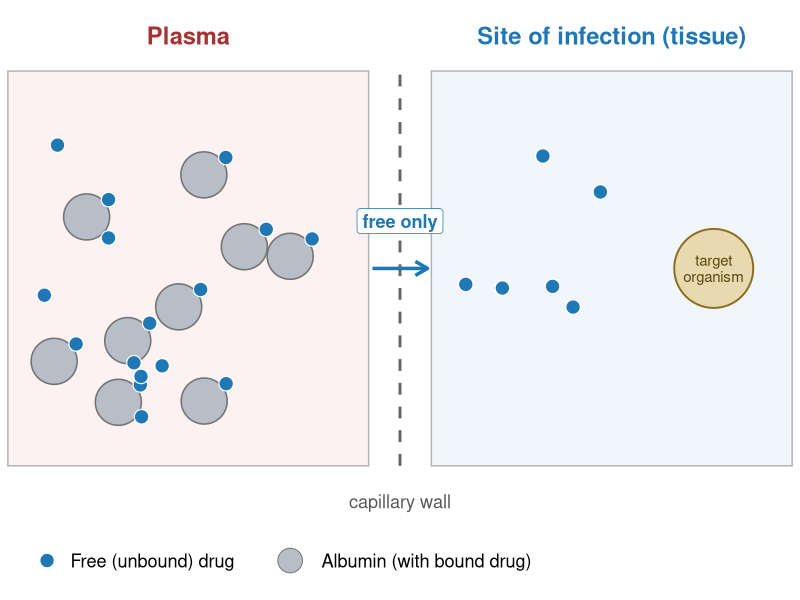

Recreate this plot in R.
# =============================================================================
# Free vs protein-bound drug: only unbound drug crosses the capillary wall
# Schematic with randomly placed (simulated) molecules. Illustrative only.
# =============================================================================

suppressPackageStartupMessages({
  library(dplyr)
  library(ggplot2)
})

set.seed(2026)

# Plasma compartment: x in [0, 4.6]; tissue (site of infection): x in [5.4, 10]
n_alb  <- 9      # albumin molecules, each with one bound drug molecule
n_free <- 7      # free drug in plasma
n_tis  <- 6      # free drug that has reached tissue

alb <- tibble(x = runif(n_alb, 0.5, 4.1), y = runif(n_alb, 0.8, 4.2)) |>
  mutate(bx = x + 0.28, by = y + 0.22)

free_plasma <- tibble(x = runif(n_free, 0.4, 4.2), y = runif(n_free, 0.6, 4.4))
free_tissue <- tibble(x = runif(n_tis, 5.8, 8.2), y = runif(n_tis, 0.6, 4.4))

bact <- tibble(x = 9.0, y = 2.5)

col_drug <- "#1f77b4"
col_alb  <- "#b7bec7"

p <- ggplot() +
  annotate("rect", xmin = 0, xmax = 4.6, ymin = 0, ymax = 5,
           fill = "#fdf1f1", color = "grey70") +
  annotate("rect", xmin = 5.4, xmax = 10, ymin = 0, ymax = 5,
           fill = "#f1f6fb", color = "grey70") +
  annotate("segment", x = 5, xend = 5, y = 0, yend = 5,
           linetype = "dashed", color = "grey40", linewidth = 1) +
  annotate("text", x = 2.3, y = 5.45, label = "Plasma", fontface = "bold",
           size = 6, color = "#a83232") +
  annotate("text", x = 7.7, y = 5.45, label = "Site of infection (tissue)",
           fontface = "bold", size = 6, color = "#1f77b4") +
  annotate("text", x = 5, y = -0.45, label = "capillary wall", size = 4.6,
           color = "grey35") +
  geom_point(data = alb, aes(x, y), shape = 21, size = 15, fill = col_alb,
             color = "grey45", stroke = 0.8) +
  geom_point(data = alb, aes(bx, by), shape = 21, size = 4.5, fill = col_drug,
             color = "white", stroke = 0.6) +
  geom_point(data = free_plasma, aes(x, y), shape = 21, size = 4.5,
             fill = col_drug, color = "white", stroke = 0.6) +
  geom_point(data = free_tissue, aes(x, y), shape = 21, size = 4.5,
             fill = col_drug, color = "white", stroke = 0.6) +
  # Free drug crossing the wall
  annotate("segment", x = 4.65, xend = 5.35, y = 2.5, yend = 2.5,
           arrow = arrow(length = unit(0.14, "in")), color = col_drug,
           linewidth = 1.2) +
  annotate("label", x = 5, y = 3.1, label = "free only", size = 4.6,
           color = col_drug, fontface = "bold", fill = "white", linewidth = 0) +
  # Bacterium (target) in tissue
  geom_point(data = bact, aes(x, y), shape = 21, size = 26, fill = "#e8d9b0",
             color = "#8a6d1f", stroke = 1) +
  annotate("text", x = 9.0, y = 2.5, label = "target\norganism", size = 3.8,
           color = "#5a4710", lineheight = 0.9) +
  # Legend
  annotate("point", x = 0.5, y = -1.2, shape = 21, size = 4.5, fill = col_drug,
           color = "white") +
  annotate("text", x = 0.8, y = -1.2, label = "Free (unbound) drug", hjust = 0, size = 4.6) +
  annotate("point", x = 3.6, y = -1.2, shape = 21, size = 8, fill = col_alb,
           color = "grey45") +
  annotate("text", x = 4.0, y = -1.2, label = "Albumin (with bound drug)", hjust = 0, size = 4.6) +
  coord_cartesian(xlim = c(-0.1, 10.1), ylim = c(-1.7, 5.9), expand = FALSE) +
  theme_void(base_family = "sans")

ggsave("figures/free_drug.png", p, width = 11.2, height = 5.6, dpi = 200, bg = "white")
message("Saved figures/free_drug.png")
